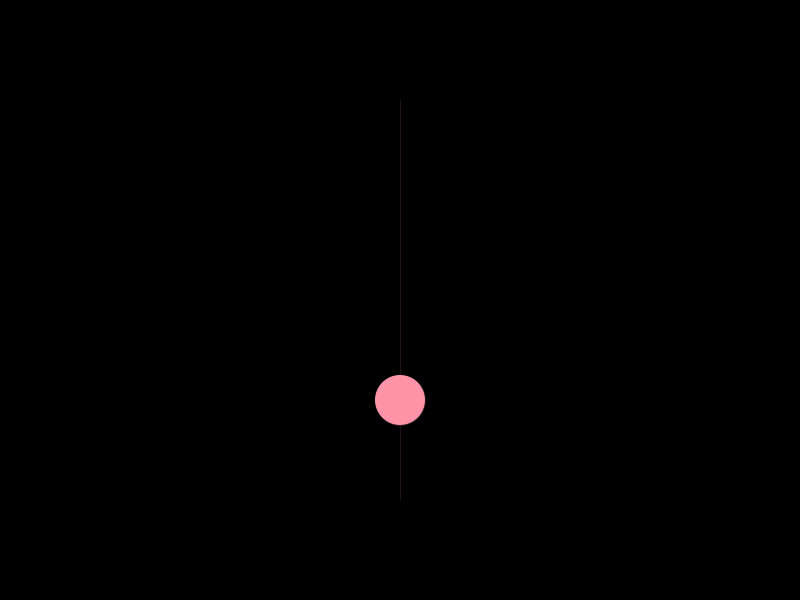
Frame 1 (no input)
Frame 60 (the mouse pressed at the canvas centre just before this capture): identical to frame 1, image omitted
Frame 120 (the mouse held since frame 60 and released just before this capture): identical to frame 1, image omitted

The Processing sketch that drew this single still picture (run headless with seeded random() and noise(); from frame 60 on, the mouse is pressed at the canvas centre):

// Processing sketch: sketch_250305a_unit_3_checkpoint_3
// ── sketch_250305a_unit_3_checkpoint_3.pde
color lightblue=#00E3FF;
color blue=#0074FF;
color darkblue=#1000FF;
color brown=#FF7C00;
color pink=#FF93A7;


float sliderY;
float shade=0;
float linewidth=0;

void setup(){
  size(800,600);
  strokeWeight(linewidth);
  stroke(pink);
  fill(pink);
  sliderY=400;
}


void draw(){
  background(shade);
  strokeWeight(linewidth);
  line(400,100,400,500);
  circle(400,sliderY,50);
}


void mouseDragged(){
  controlslider();
    
}

void mouseReleased(){
  controlslider();
}


void controlslider(){
  if(mouseX>300 && mouseX<500 && mouseY>100 && mouseY<500){
    sliderY=mouseY;
  }
  shade=map(sliderY,100,500,0,255);
  linewidth=map(sliderY,100,600,0,15);
}
